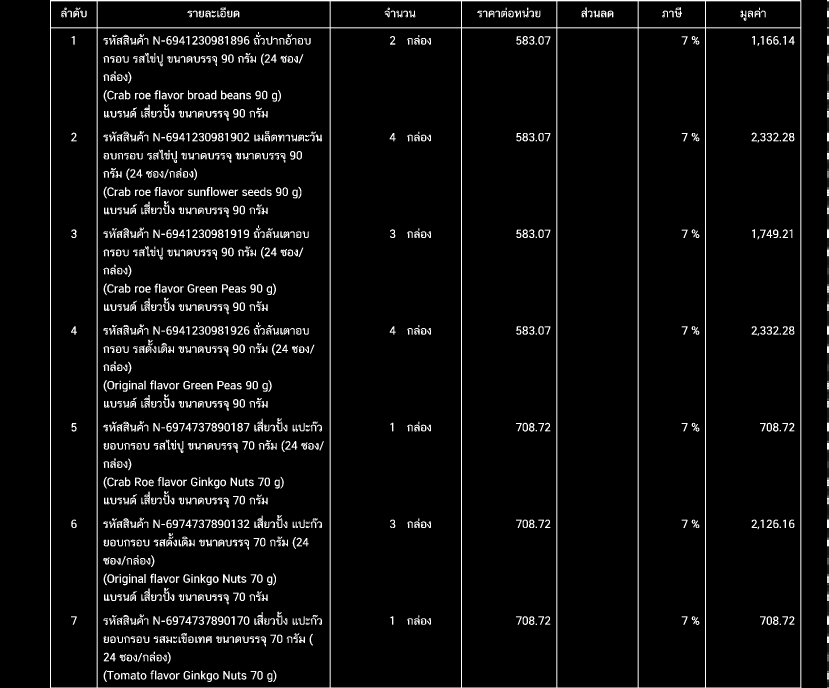
#> input picture docs-table-reader/histogram_line.png, 2485 x 2063 px (shown at 1/3 size); its folder holds only this picture in this run
$ python -i lib.py   (imports and definitions only)
#> lines starting #> are read from the running program, lines starting #| are printed output that depends on the picture; after the words box and inside, x2 and y2 are one past the last pixel; in counts of white or black regions, pixels touching at a corner belong together
import fitz
import os
import cv2
import numpy as np
import pandas as pd
import shutil

def scan_files(folder_path):
    return os.listdir(folder_path)

def get_filename_only(filename):
  return filename.split("_")[0]

# [14 lines left out: functions scanAll, pdf_to_png, not called in this run]

def extract_dynamic_table(image_path, start_y=1010):

    # Image Preprocessing (Convert to B&W and Invert the color)
#> called with image_path = 'histogram_line.png', start_y = 1010
    img = cv2.imread(image_path)
#> img is the input picture: shape (2063, 2485, 3); min 0, max 255, mean 12.3
    gray = cv2.cvtColor(img, cv2.COLOR_BGR2GRAY)
    _, binary = cv2.threshold(gray, 200, 255, cv2.THRESH_BINARY_INV)
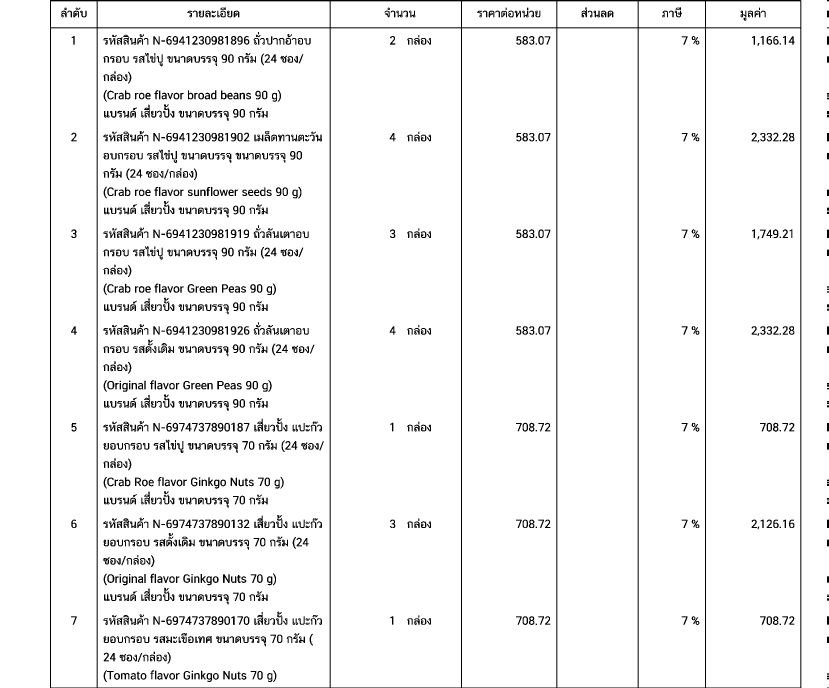
#> binary: shape (2063, 2485) (shown at 1/3 size); 95.2% white; 1224 black regions (39 under 20 px), largest, box (x1, y1, x2, y2) and area: (150, 0, 2404, 2063) 67350, (772, 1256, 790, 1295) 331, (432, 1475, 450, 1513) 323

    # Use Kernel to Detect Horizontal Lines
    horizontal_kernel = cv2.getStructuringElement(cv2.MORPH_RECT, (100, 1))
    horizontal_lines = cv2.morphologyEx(binary, cv2.MORPH_OPEN, horizontal_kernel)
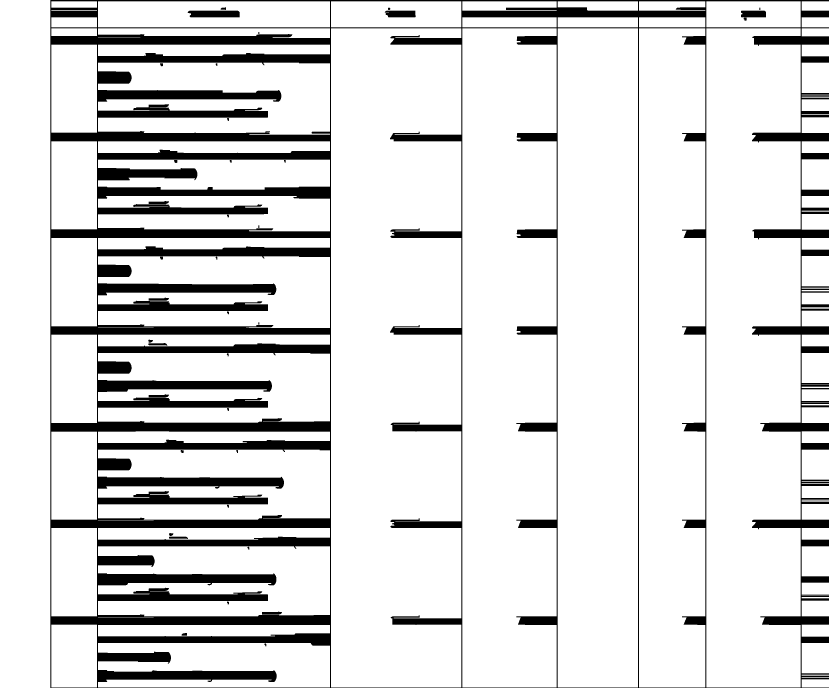
#> horizontal_lines: shape (2063, 2485) (shown at 1/3 size); 86.3% white; 37 black regions

    # Find Edge of Horizontal Lines
    contours, _ = cv2.findContours(horizontal_lines, cv2.RETR_EXTERNAL, cv2.CHAIN_APPROX_SIMPLE)
#> contours = 96 contours, 10 with area under 20; largest, box (x1, y1, x2, y2) and area: (993, 85, 1384, 2062) 737248, (1387, 85, 1670, 2062) 535692, (2119, 85, 2402, 2062) 532149, (1673, 85, 1914, 2062) 474240, (1917, 85, 2116, 2062) 379752

    # Check for the first Horizontal Line and Last Horizontal line to get the position of the Table
    first_line_y = None
    last_line_y = None
    contours = sorted(contours, key=lambda c: cv2.boundingRect(c)[1])
    for contour in contours:
        x, y, w, h = cv2.boundingRect(contour)
        if w > 100:  # Prevent misclassify character as Horizontal Lines
            if y > start_y and first_line_y is None:
                first_line_y = y  # First Horizontal Line after start_y
            last_line_y = y  # Last Horizontal Line
#> this loop made 96 passes
#> (contour, x, y, w, h, last_line_y) on passes 1, 3, 7, 8, 9, 10, 12, 13: ([[0, 0], [0, 2062], [150, 2062], [150, 0]], 0, 0, 151, 2063, 0), ([[2119, 4], [2119, 81], [2401, 81], [2401, 4]], 2119, 4, 283, 78, 4), ([[993, 4], [993, 81], [1383, 81], [1383, 4]], 993, 4, 391, 78, 4), ([[294, 4], [294, 81], [989, 81], [989, 4]], 294, 4, 696, 78, 4), ([[154, 4], [154, 22], [290, 22], [290, 4]], 154, 4, 137, 19, 4), ([[154, 30], [154, 31], [290, 31], [290, 30]], 154, 30, 137, 2, 30), ([[1917, 52], [1917, 81], [2115, 81], [2115, 52]], 1917, 52, 199, 30, 52), ([[1673, 52], [1673, 81], [1913, 81], [1913, 52]], 1673, 52, 241, 30, 52)
#> (x, y, w, h, first_line_y, last_line_y) on pass 60: (294, 1059, 696, 209, 1059, 1059)
#> after the loop, first_line_y = 1059

    # No Lines Found
    if first_line_y is None or last_line_y is None:
        raise ValueError("No valid horizontal lines found to determine table boundaries.")

    print(first_line_y, last_line_y) ## DEBUG
#| 1059 1929
    main_box = img[first_line_y:last_line_y, :]
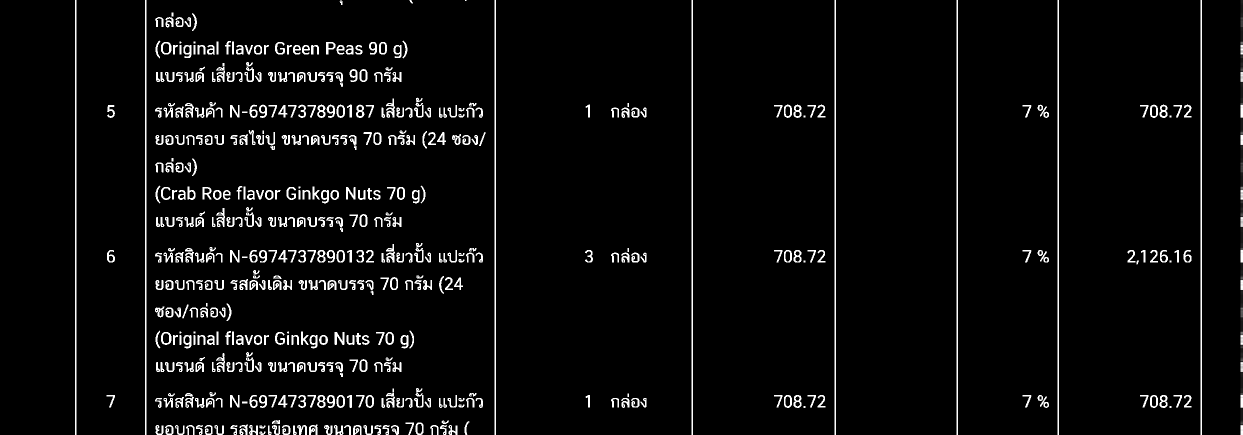
#> main_box: shape (870, 2485, 3) (shown at 1/2 size); min 0, max 255, mean 11.3

    return main_box

# [72 lines left out: function extract_text_lines_by_spacing, not called in this run]

>>> result = extract_dynamic_table('histogram_line.png')
